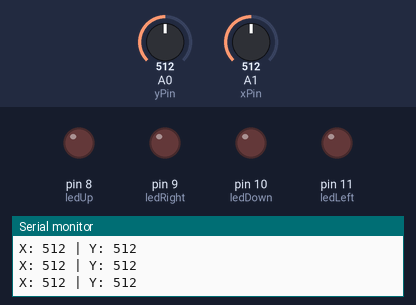
The sketch below on a simulated Arduino Uno, built with avr-gcc and run on an emulated ATmega328P. Parts: output pins drawn as LEDs (lit = HIGH), the last lines printed to the serial monitor. The test bench sets the inputs (shaded band); at power-on: A0 (yPin) = 512, A1 (xPin) = 512.

Above: at 1.2 s.
1.3 s: A0 (yPin) set to 311
2.8 s: A0 (yPin) set to 282
At 3.4 s:
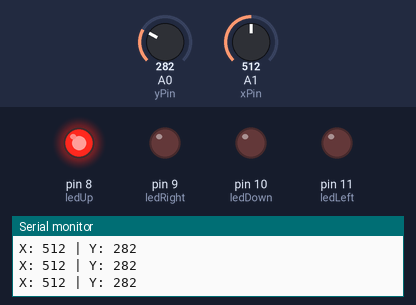
4.3 s: A1 (xPin) set to 686
7.3 s: A1 (xPin) set to 708
At 8.3 s:
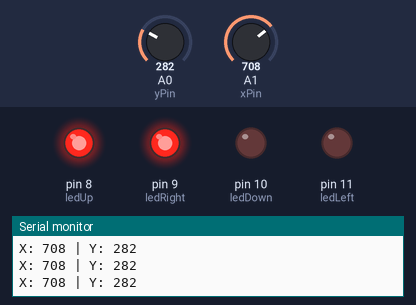
8.8 s: A0 (yPin) set to 306
At 9.5 s:
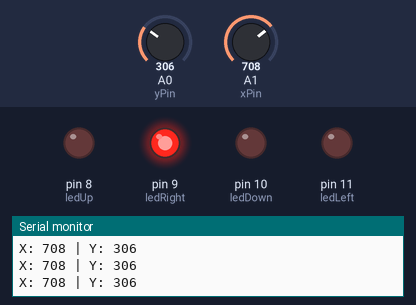
10.3 s: A1 (xPin) set to 290
At 11.4 s:
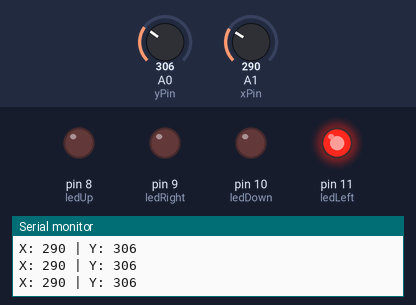
Timing chart, 0 to 12.8 s (numbered marks = the images above; inputs shaded):
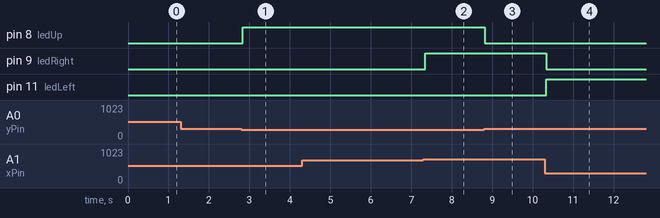

Measured:
- the behaviour switches between 300 and 299 on A0 (yPin) (found by bisection; images 0 and 1)
- the behaviour switches between 700 and 701 on A1 (xPin) (found by bisection; images 1 and 2)
- after the input at 2.8 s, pin 8 (ledUp): LOW → HIGH at once
- after the input at 7.3 s, pin 9 (ledRight): LOW → HIGH at once
- after the input at 8.8 s, pin 8 (ledUp): HIGH → LOW at once
- after the input at 10.3 s, pin 9 (ledRight): HIGH → LOW at once; pin 11 (ledLeft): LOW → HIGH at once

The sketch:

sketch.ino
```cpp
int xPin = A1;   // joystick horizontal
int yPin = A0;   // joystick vertical

int ledUp = 8;
int ledRight = 9;
int ledDown = 10;
int ledLeft = 11;

int xValue = 0;
int yValue = 0;

void setup() {
  pinMode(ledUp, OUTPUT);
  pinMode(ledRight, OUTPUT);
  pinMode(ledDown, OUTPUT);
  pinMode(ledLeft, OUTPUT);

  Serial.begin(9600);
}

void loop() {
  xValue = analogRead(xPin);
  yValue = analogRead(yPin);

  Serial.print("X: ");
  Serial.print(xValue);
  Serial.print(" | Y: ");
  Serial.println(yValue);

  // Turn all LEDs off first
  digitalWrite(ledUp, LOW);
  digitalWrite(ledRight, LOW);
  digitalWrite(ledDown, LOW);
  digitalWrite(ledLeft, LOW);

  // Up
  if (yValue < 300) {
    digitalWrite(ledUp, HIGH);
  }

  // Down
  if (yValue > 700) {
    digitalWrite(ledDown, HIGH);
  }

  // Right
  if (xValue > 700) {
    digitalWrite(ledRight, HIGH);
  }

  // Left
  if (xValue < 300) {
    digitalWrite(ledLeft, HIGH);
  }

  delay(50);
}
```
